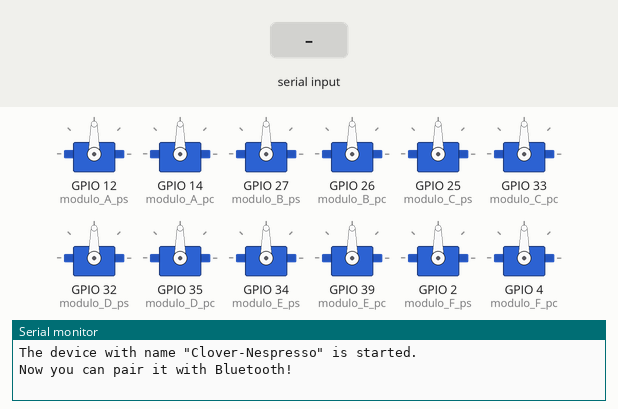
Simulated run of this sketch. Board: ESP32. On the bench: 12 × servo, the last lines printed to the serial monitor. The test bench sets the inputs (shaded band). Nothing arrives over Bluetooth unless stated.

Above: at 1.2 s.
1.3 s: "A" received over the second serial link
At 4.0 s:
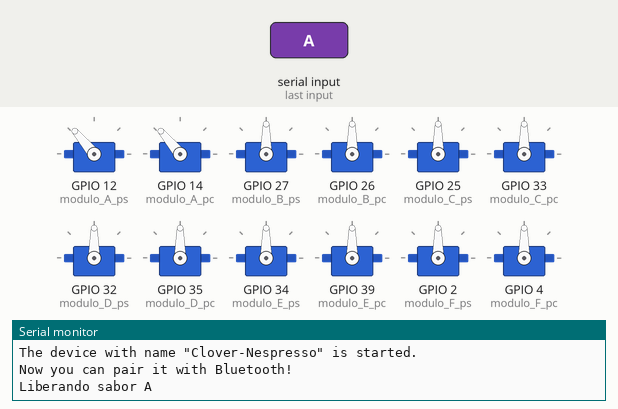
4.3 s: "B" received over the second serial link
At 6.6 s:
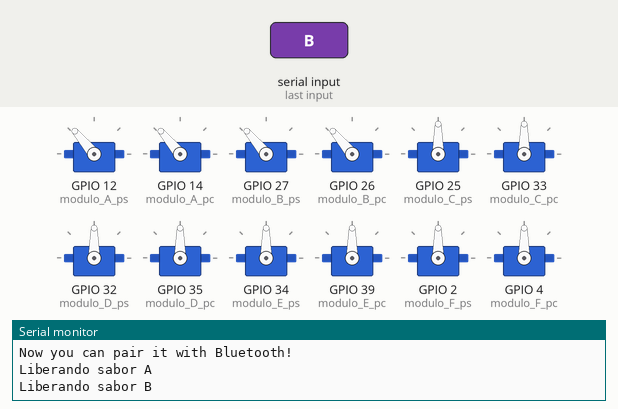
7.3 s: "C" received over the second serial link
At 10.0 s:
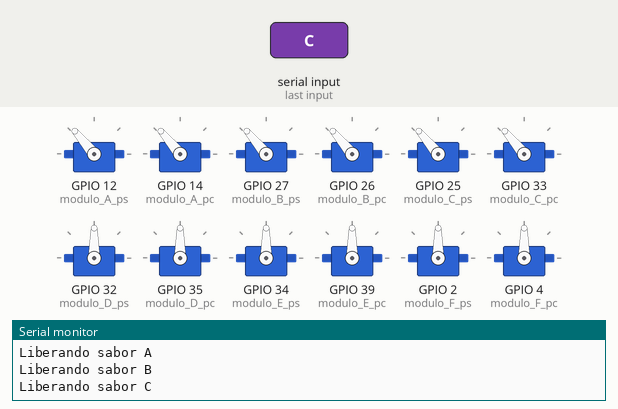
10.3 s: "D" received over the second serial link
At 12.6 s:
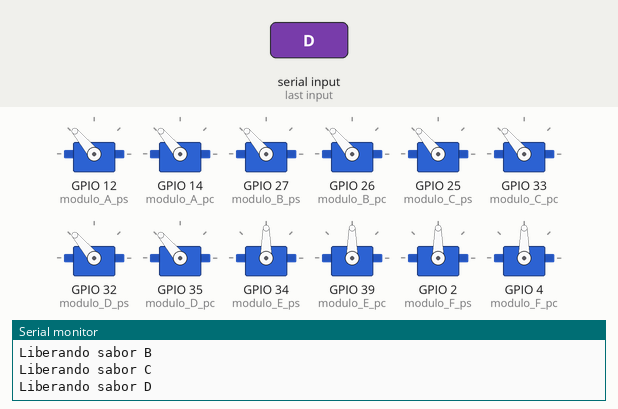
13.3 s: "E" received over the second serial link
At 15.1 s:
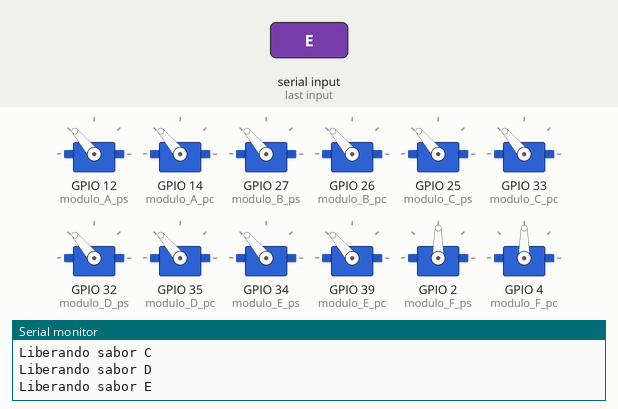
16.3 s: "F" received over the second serial link
At 19.1 s:
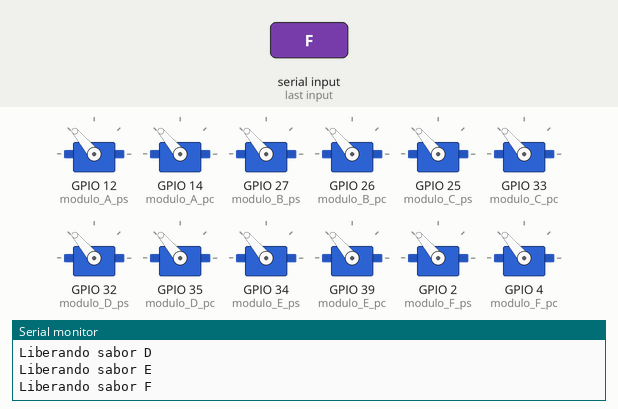
Timing chart, 0 to 20.3 s (numbered marks = the images above; inputs shaded):
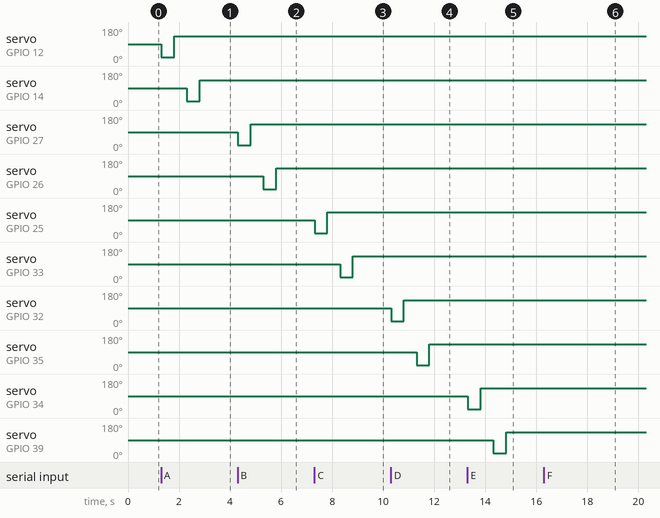

The sketch:

esp32_bluetooth_servo.ino
```cpp
#include "BluetoothSerial.h"
#include <ESP32Servo.h>

Servo servo_A_ps;
Servo servo_A_pc;
Servo servo_B_ps;
Servo servo_B_pc;
Servo servo_C_ps;
Servo servo_C_pc;
Servo servo_D_ps;
Servo servo_D_pc;
Servo servo_E_ps;
Servo servo_E_pc;
Servo servo_F_ps;
Servo servo_F_pc;
String device_name = "Clover-Nespresso";

// Check if Bluetooth is available
#if !defined(CONFIG_BT_ENABLED) || !defined(CONFIG_BLUEDROID_ENABLED)
#error Bluetooth is not enabled! Please run `make menuconfig` to and enable it
#endif

// Check Serial Port Profile
#if !defined(CONFIG_BT_SPP_ENABLED)
#error Serial Port Profile for Bluetooth is not available or not enabled. It is only available for the ESP32 chip.
#endif

//Modulo A primeiro da esquerda para a direita olha por traz do dispenser
//PS porta saida, libera o café para o cliente
//PC porta controle, trava o cafe, para a próxima liberação.
BluetoothSerial SerialBT;
int modulo_A_ps = 12;
int modulo_A_pc = 14;
int modulo_B_ps = 27;
int modulo_B_pc = 26;
int modulo_C_ps = 25;
int modulo_C_pc = 33;
int modulo_D_ps = 32;
int modulo_D_pc = 35;
int modulo_E_ps = 34;
int modulo_E_pc = 39;
int modulo_F_ps = 2;
int modulo_F_pc = 4;

char Comando;

void setup() {
  servo_A_ps.attach(modulo_A_ps, 500, 2400);
  servo_A_pc.attach(modulo_A_pc, 500, 2400);
  servo_B_ps.attach(modulo_B_ps, 500, 2400);
  servo_B_pc.attach(modulo_B_pc, 500, 2400);
  servo_C_ps.attach(modulo_C_ps, 500, 2400);
  servo_C_pc.attach(modulo_C_pc, 500, 2400);
  servo_D_ps.attach(modulo_D_ps, 500, 2400);
  servo_D_pc.attach(modulo_D_pc, 500, 2400);
  servo_E_ps.attach(modulo_E_ps, 500, 2400);
  servo_E_pc.attach(modulo_E_pc, 500, 2400);
  servo_F_ps.attach(modulo_F_ps, 500, 2400);
  servo_F_pc.attach(modulo_F_pc, 500, 2400);


  Serial.begin(115200);
  SerialBT.begin(device_name);
  Serial.printf("The device with name \"%s\" is started.\nNow you can pair it with Bluetooth!\n", device_name.c_str());
}

void loop() {
  RecebeComando();
  if (Serial.available()) {
    SerialBT.write(Serial.read());
  }
  if (SerialBT.available()) {
    Serial.write(SerialBT.read());
  }
  delay(20);
}

void RecebeComando() {
  Comando = SerialBT.read();
  if (Comando == 'A') {
    servo_A_ps.write(20);
    Serial.println("Liberando sabor A");
    delay(500);
    servo_A_ps.write(130);
    delay(500);
    servo_A_pc.write(20);
    delay(500);
    servo_A_pc.write(130);
  }

  if (Comando == 'B') {
    servo_B_ps.write(20);
    Serial.println("Liberando sabor B");
    delay(500);
    servo_B_ps.write(130);
    delay(500);
    servo_B_pc.write(20);
    delay(500);
    servo_B_pc.write(130);
  }

  if (Comando == 'C') {
    servo_C_ps.write(20);
    Serial.println("Liberando sabor C");
    delay(500);
    servo_C_ps.write(130);
    delay(500);
    servo_C_pc.write(20);
    delay(500);
    servo_C_pc.write(130);
  }

  if (Comando == 'D') {
    servo_D_ps.write(20);
    Serial.println("Liberando sabor D");
    delay(500);
    servo_D_ps.write(130);
    delay(500);
    servo_D_pc.write(20);
    delay(500);
    servo_D_pc.write(130);
  }

  if (Comando == 'E') {
    servo_E_ps.write(20);
    Serial.println("Liberando sabor E");
    delay(500);
    servo_E_ps.write(130);
    delay(500);
    servo_E_pc.write(20);
    delay(500);
    servo_E_pc.write(130);
  }

  if (Comando == 'F') {
    servo_F_ps.write(20);
    Serial.println("Liberando sabor F");
    delay(500);
    servo_F_ps.write(130);
    delay(500);
    servo_F_pc.write(20);
    delay(500);
    servo_F_pc.write(130);
  }

  if (Comando == 'Z') {
    Serial.println("Fazendo espurga...");

    Serial.println("espurga sabor A");
    servo_A_ps.write(20);
    delay(500);
    servo_A_ps.write(130);
    delay(500);
    servo_A_pc.write(20);
    delay(500);
    servo_A_pc.write(130);

    Serial.println("espurga sabor B");
    servo_B_ps.write(20);
    delay(500);
    servo_B_ps.write(130);
    delay(500);
    servo_B_pc.write(20);
    delay(500);
    servo_B_pc.write(130);

    Serial.println("espurga sabor C");
    servo_C_ps.write(20);
    delay(500);
    servo_C_ps.write(130);
    delay(500);
    servo_C_pc.write(20);
    delay(500);
    servo_C_pc.write(130);

    Serial.println("espurga sabor D");
    servo_D_ps.write(20);
    delay(500);
    servo_D_ps.write(130);
    delay(500);
    servo_D_pc.write(20);
    delay(500);
    servo_D_pc.write(130);

    Serial.println("espurga sabor E");
    servo_E_ps.write(20);
    delay(500);
    servo_E_ps.write(130);
    delay(500);
    servo_E_pc.write(20);
    delay(500);
    servo_E_pc.write(130);
    servo_E_ps.write(20);

    Serial.println("espurga sabor F");
    servo_F_ps.write(20);
    delay(500);
    servo_F_ps.write(130);
    delay(500);
    servo_F_pc.write(20);
    delay(500);
    servo_F_pc.write(130);
  }
}
```

Measured:
- after the input at 1.3 s, servo on GPIO 12 (modulo_A_ps): 90° → 20° at once, → 130° 0.50 s later; servo on GPIO 14 (modulo_A_pc): 90° → 20° after 1.0 s, → 130° 0.50 s later
- after the input at 4.3 s, servo on GPIO 27 (modulo_B_ps): 90° → 20° at once, → 130° 0.50 s later; servo on GPIO 26 (modulo_B_pc): 90° → 20° after 1.0 s, → 130° 0.50 s later
- after the input at 7.3 s, servo on GPIO 25 (modulo_C_ps): 90° → 20° at once, → 130° 0.50 s later; servo on GPIO 33 (modulo_C_pc): 90° → 20° after 1.0 s, → 130° 0.50 s later
- after the input at 10.3 s, servo on GPIO 32 (modulo_D_ps): 90° → 20° at once, → 130° 0.50 s later; servo on GPIO 35 (modulo_D_pc): 90° → 20° after 1.0 s, → 130° 0.50 s later
- after the input at 13.3 s, servo on GPIO 34 (modulo_E_ps): 90° → 20° at once, → 130° 0.50 s later; servo on GPIO 39 (modulo_E_pc): 90° → 20° after 1.0 s, → 130° 0.50 s later
- after the input at 16.3 s, servo on GPIO 2 (modulo_F_ps): 90° → 20° at once, → 130° 0.50 s later; servo on GPIO 4 (modulo_F_pc): 90° → 20° after 1.0 s, → 130° 0.50 s later
